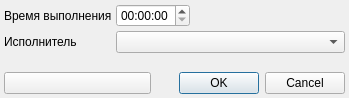
<?xml version="1.0" encoding="UTF-8"?>
<ui version="4.0">
 <class>ExecTimeNextActionDialog</class>
 <widget class="QDialog" name="ExecTimeNextActionDialog">
  <property name="geometry">
   <rect>
    <x>0</x>
    <y>0</y>
    <width>349</width>
    <height>98</height>
   </rect>
  </property>
  <property name="windowTitle">
   <string>Время выполнения</string>
  </property>
  <layout class="QGridLayout" name="gridLayout">
   <property name="margin">
    <number>4</number>
   </property>
   <property name="spacing">
    <number>4</number>
   </property>
   <item row="0" column="1" colspan="2">
    <widget class="QTimeEdit" name="edtExecTimeNew"/>
   </item>
   <item row="0" column="3">
    <spacer name="horizontalSpacer">
     <property name="orientation">
      <enum>Qt::Horizontal</enum>
     </property>
     <property name="sizeHint" stdset="0">
      <size>
       <width>129</width>
       <height>20</height>
      </size>
     </property>
    </spacer>
   </item>
   <item row="2" column="2">
    <spacer name="verticalSpacer">
     <property name="orientation">
      <enum>Qt::Vertical</enum>
     </property>
     <property name="sizeHint" stdset="0">
      <size>
       <width>20</width>
       <height>1</height>
      </size>
     </property>
    </spacer>
   </item>
   <item row="3" column="0" colspan="2">
    <widget class="QPushButton" name="btnExecTimeOld">
     <property name="text">
      <string/>
     </property>
    </widget>
   </item>
   <item row="3" column="2" colspan="2">
    <widget class="QDialogButtonBox" name="buttonBox">
     <property name="orientation">
      <enum>Qt::Horizontal</enum>
     </property>
     <property name="standardButtons">
      <set>QDialogButtonBox::Cancel|QDialogButtonBox::Ok</set>
     </property>
    </widget>
   </item>
   <item row="0" column="0">
    <widget class="QLabel" name="lblExecTimeNew">
     <property name="text">
      <string>Время выполнения</string>
     </property>
    </widget>
   </item>
   <item row="1" column="1" colspan="3">
    <widget class="CPersonComboBoxEx" name="cmbPerson"/>
   </item>
   <item row="1" column="0">
    <widget class="QLabel" name="label">
     <property name="text">
      <string>Исполнитель</string>
     </property>
    </widget>
   </item>
  </layout>
 </widget>
 <customwidgets>
  <customwidget>
   <class>CPersonComboBoxEx</class>
   <extends>QComboBox</extends>
   <header>Orgs/PersonComboBoxEx.h</header>
  </customwidget>
 </customwidgets>
 <resources/>
 <connections>
  <connection>
   <sender>buttonBox</sender>
   <signal>accepted()</signal>
   <receiver>ExecTimeNextActionDialog</receiver>
   <slot>accept()</slot>
   <hints>
    <hint type="sourcelabel">
     <x>248</x>
     <y>254</y>
    </hint>
    <hint type="destinationlabel">
     <x>157</x>
     <y>274</y>
    </hint>
   </hints>
  </connection>
  <connection>
   <sender>buttonBox</sender>
   <signal>rejected()</signal>
   <receiver>ExecTimeNextActionDialog</receiver>
   <slot>reject()</slot>
   <hints>
    <hint type="sourcelabel">
     <x>316</x>
     <y>260</y>
    </hint>
    <hint type="destinationlabel">
     <x>286</x>
     <y>274</y>
    </hint>
   </hints>
  </connection>
 </connections>
</ui>
